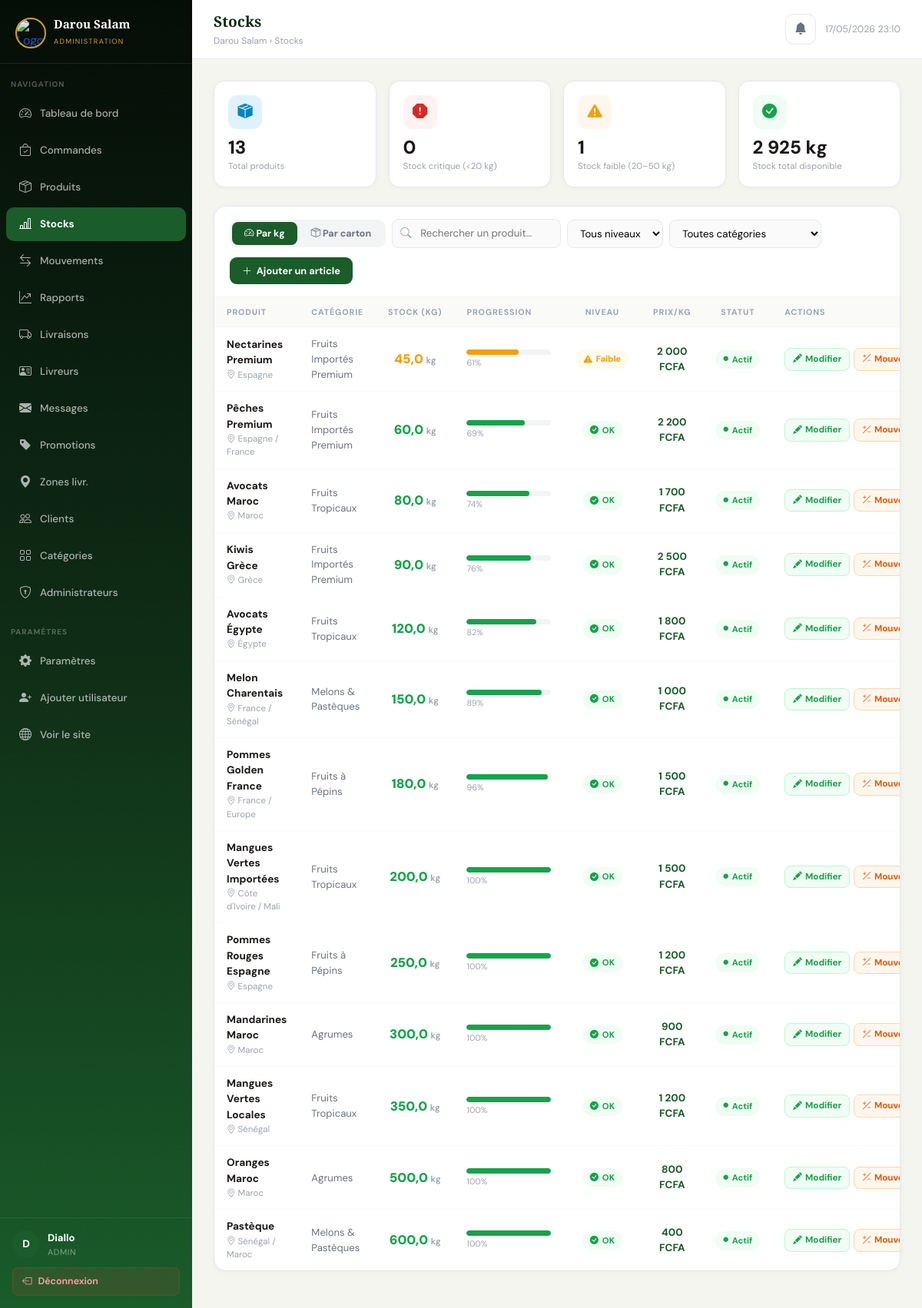
Screenshot of /admin/stocks (signed in) with the database file from the repository.
### tables this page shows
CREATE TABLE `produits` (
    `id`               INT UNSIGNED    NOT NULL AUTO_INCREMENT,
    `categorie_id`     INT UNSIGNED    NOT NULL,
    `nom`              VARCHAR(150)    NOT NULL,
    `slug`             VARCHAR(160)    NOT NULL UNIQUE,
    `description`      TEXT,
    `origine`          VARCHAR(100)    DEFAULT NULL,
    `prix_kg`          DECIMAL(10,0)   NOT NULL DEFAULT 0    COMMENT 'Prix en FCFA par kg',
    `prix_carton`      DECIMAL(10,0)   DEFAULT NULL          COMMENT 'Prix en FCFA par carton',
    `poids_carton_kg`  DECIMAL(6,2)    DEFAULT NULL          COMMENT 'Poids net d\'un carton en kg',
    `stock_kg`         DECIMAL(10,2)   NOT NULL DEFAULT 0,
    `stock_cartons`    INT UNSIGNED    NOT NULL DEFAULT 0,
    `unite_min_kg`     DECIMAL(5,2)    NOT NULL DEFAULT 1.00 COMMENT 'Quantité minimale de commande en kg',
    `image_principale` VARCHAR(255)    DEFAULT NULL,
    `images`           JSON            DEFAULT NULL          COMMENT 'Tableau JSON d\'URLs d\'images supplémentaires',
    `badge`            VARCHAR(50)     DEFAULT NULL          COMMENT 'Ex: Nouveau, Promo, Bio…',
    `saison`           VARCHAR(100)    DEFAULT NULL          COMMENT 'Période de disponibilité',
    `actif`            TINYINT(1)      NOT NULL DEFAULT 1,
    `created_at`       DATETIME        NOT NULL DEFAULT CURRENT_TIMESTAMP,
    PRIMARY KEY (`id`),
    KEY `fk_produit_categorie` (`categorie_id`),
    CONSTRAINT `fk_produit_categorie` FOREIGN KEY (`categorie_id`) REFERENCES `categories` (`id`) ON UPDATE CASCADE
);

CREATE TABLE `categories` (
    `id`          INT UNSIGNED    NOT NULL AUTO_INCREMENT,
    `nom`         VARCHAR(100)    NOT NULL,
    `slug`        VARCHAR(110)    NOT NULL UNIQUE,
    `description` TEXT,
    `icone`       VARCHAR(50)     DEFAULT NULL COMMENT 'Classe CSS ou emoji',
    `couleur`     VARCHAR(20)     DEFAULT '#28a745',
    `image`       VARCHAR(255)    DEFAULT NULL,
    `ordre`       TINYINT UNSIGNED NOT NULL DEFAULT 0,
    `actif`       TINYINT(1)      NOT NULL DEFAULT 1,
    PRIMARY KEY (`id`)
);

### src/Controllers/AdminController.php (called while the page is built, shortened)
<?php
class AdminController
{
    private function getDb(): Database
    {
        return Database::getInstance();
    }
    public function stocks(): void
    {
        $db = $this->getDb();
        $produits = $db->fetchAll("SELECT p.*, cat.nom as categorie_nom FROM produits p LEFT JOIN categories cat ON p.categorie_id = cat.id ORDER BY p.stock_kg ASC");
        require_once __DIR__ . '/../../views/admin/stocks.php';
    }
}

### src/Models/Database.php (called while the page is built, shortened)
<?php
class Database
{
    private static ?Database $instance = null;
    private PDO $pdo;
    private function __construct()
    {
        $dsn = 'mysql:host=' . DB_HOST . ';dbname=' . DB_NAME . ';charset=' . DB_CHARSET;
        $options = [
            PDO::ATTR_ERRMODE            => PDO::ERRMODE_EXCEPTION,
            PDO::ATTR_DEFAULT_FETCH_MODE => PDO::FETCH_ASSOC,
            PDO::ATTR_EMULATE_PREPARES   => false,
        ];
        try {
            $this->pdo = new PDO($dsn, DB_USER, DB_PASS, $options);
        } catch (PDOException $e) {
            die('Erreur de connexion à la base de données : ' . $e->getMessage());
        }
    }
    public static function getInstance(): Database
    {
        if (self::$instance === null) {
            self::$instance = new self();
        }
        return self::$instance;
    }
    public function query(string $sql, array $params = []): PDOStatement
    {
        $stmt = $this->pdo->prepare($sql);
        $stmt->execute($params);
        return $stmt;
    }
    public function fetchAll(string $sql, array $params = []): array
    {
        return $this->query($sql, $params)->fetchAll();
    }
}

### views/admin/stocks.php (the view, shortened to what this page needs)
<?php
require_once __DIR__ . '/layout.php';
$totalProduits  = count($produits);
$stockCritique  = count(array_filter($produits, fn($p) => $p['stock_kg'] < 20));
$stockFaible    = count(array_filter($produits, fn($p) => $p['stock_kg'] >= 20 && $p['stock_kg'] < 50));
$totalStockKg   = array_sum(array_column($produits, 'stock_kg'));
?>
<div class="stat-grid">
  <div class="stat-box">
    <div class="stat-box-icon" style="background:#e0f2fe;"><i class="bi bi-box-seam-fill" style="color:#0284c7;"></i></div>
    <div class="stat-box-val"><?= $totalProduits ?></div>
    <div class="stat-box-lbl">Total produits</div>
  </div>
  <div class="stat-box">
    <div class="stat-box-icon" style="background:#fef2f2;"><i class="bi bi-exclamation-octagon-fill" style="color:#dc2626;"></i></div>
    <div class="stat-box-val"><?= $stockCritique ?></div>
    <div class="stat-box-lbl">Stock critique (&lt;20 kg)</div>
  </div>
  <div class="stat-box">
    <div class="stat-box-icon" style="background:#fff7ed;"><i class="bi bi-exclamation-triangle-fill" style="color:#f59e0b;"></i></div>
    <div class="stat-box-val"><?= $stockFaible ?></div>
    <div class="stat-box-lbl">Stock faible (20–50 kg)</div>
  </div>
  <div class="stat-box">
    <div class="stat-box-icon" style="background:#f0fdf4;"><i class="bi bi-check-circle-fill" style="color:#16a34a;"></i></div>
    <div class="stat-box-val"><?= number_format($totalStockKg, 0, ',', ' ') ?> kg</div>
    <div class="stat-box-lbl">Stock total disponible</div>
  </div>
</div>
<div class="a-card">
  <div class="a-card-head" style="flex-wrap:wrap;gap:12px;">
    <div style="display:flex;align-items:center;gap:8px;flex-wrap:wrap;">
      <div style="display:flex;background:#f3f4f6;border-radius:10px;padding:3px;gap:2px;" id="vue-tabs">
        <button onclick="basculerVue('kg')" id="tab-kg"
          style="padding:6px 16px;border-radius:8px;border:none;font-size:.78rem;font-weight:700;cursor:pointer;font-family:inherit;background:var(--vert);color:#fff;transition:all .15s;">
          <i class="bi bi-speedometer2"></i> Par kg
        </button>
        <button onclick="basculerVue('carton')" id="tab-carton"
          style="padding:6px 16px;border-radius:8px;border:none;font-size:.78rem;font-weight:700;cursor:pointer;font-family:inherit;background:transparent;color:#6b7280;transition:all .15s;">
          <i class="bi bi-box-seam"></i> Par carton
        </button>
      </div>
      <div class="filter-wrap">
        <input type="search" id="searchStock" class="filter-input" placeholder="Rechercher un produit…" oninput="filterStockTable()">
      </div>
      <select class="filter-select" id="sel-niveau" onchange="filterStockTable()">
        <option value="">Tous niveaux</option>
      </select>
      <select class="filter-select" id="sel-cat" onchange="filterStockTable()">
        <option value="">Toutes catégories</option>
      </select>
    </div>
    <a href="<?= BASE_URL ?>?page=admin_produit_ajouter"
       style="display:inline-flex;align-items:center;gap:6px;padding:8px 16px;background:var(--vert);color:#fff;border-radius:9px;font-size:.8rem;font-weight:700;text-decoration:none;transition:background .15s;"
       onmouseover="this.style.background='var(--vert-l)'" onmouseout="this.style.background='var(--vert)'">
      <i class="bi bi-plus-lg"></i> Ajouter un article
    </a>
  </div>
  <div id="vue-kg" style="overflow-x:auto;">
    <table class="a-table" id="stockTableKg">
      <thead>
        <tr>
          <th>Produit</th>
          <th>Catégorie</th>
          <th style="text-align:center;">Stock (kg)</th>
          <th>Progression</th>
          <th style="text-align:center;">Niveau</th>
          <th style="text-align:center;">Prix/kg</th>
          <th style="text-align:center;">Statut</th>
          <th>Actions</th>
        </tr>
      </thead>
      <tbody>
        <?php foreach ($produits as $p):
          if ($p['stock_kg'] < 20) {
            $niveau = 'critique';
            $niveauColor = '#dc2626'; $niveauBg = '#fef2f2'; $niveauLib = 'Critique';
            $barColor = '#dc2626'; $barPct = max(2, ($p['stock_kg'] / 20) * 33);
          } elseif ($p['stock_kg'] < 50) {
            $niveau = 'faible';
            $niveauColor = '#f59e0b'; $niveauBg = '#fffbeb'; $niveauLib = 'Faible';
            $barColor = '#f59e0b'; $barPct = 33 + (($p['stock_kg'] - 20) / 30) * 34;
          } else {
            $niveau = 'ok';
            $niveauColor = '#16a34a'; $niveauBg = '#f0fdf4'; $niveauLib = 'OK';
            $barColor = '#16a34a'; $barPct = min(100, 67 + (($p['stock_kg'] - 50) / 150) * 33);
          }
        ?>
        <tr data-niveau="<?= $niveau ?>" data-cat="<?= htmlspecialchars($p['categorie_nom']??'') ?>" data-nom="<?= htmlspecialchars(strtolower($p['nom'])) ?>">
          <td>
            <div style="display:flex;align-items:center;gap:10px;">
              <div>
                <div style="font-weight:700;font-size:.85rem;color:#1c1917;"><?= htmlspecialchars($p['nom']) ?></div>
                <?php if($p['origine']): ?>
                <div style="font-size:.72rem;color:#9ca3af;"><i class="bi bi-geo-alt"></i> <?= htmlspecialchars($p['origine']) ?></div>
                <?php endif; ?>
              </div>
            </div>
          </td>
          <td style="font-size:.82rem;color:#6b7280;"><?= htmlspecialchars($p['categorie_nom']??'—') ?></td>
          <td style="text-align:center;">
            <span style="font-weight:900;font-size:1.05rem;color:<?= $niveauColor ?>;"><?= number_format($p['stock_kg'], 1, ',', ' ') ?></span>
            <span style="font-size:.72rem;color:#9ca3af;font-weight:600;"> kg</span>
          </td>
          <td style="width:140px;">
            <div style="background:#f3f4f6;border-radius:20px;height:7px;overflow:hidden;width:110px;">
              <div style="height:100%;width:<?= round($barPct) ?>%;background:<?= $barColor ?>;border-radius:20px;"></div>
            </div>
            <div style="font-size:.68rem;color:#9ca3af;margin-top:2px;"><?= round($barPct) ?>%</div>
          </td>
          <td style="text-align:center;">
            <span class="status-badge" style="color:<?= $niveauColor ?>;background:<?= $niveauBg ?>;">
              <?php if($niveau==='critique'): ?><i class="bi bi-exclamation-octagon-fill" style="font-size:.7rem;"></i>
              <?php elseif($niveau==='faible'): ?><i class="bi bi-exclamation-triangle-fill" style="font-size:.7rem;"></i>
              <?php else: ?><i class="bi bi-check-circle-fill" style="font-size:.7rem;"></i><?php endif; ?>
              <?= $niveauLib ?>
            </span>
          </td>
          <td style="text-align:center;font-weight:700;color:var(--vert);"><?= number_format($p['prix_kg'], 0, ',', ' ') ?> FCFA</td>
          <td style="text-align:center;">
            <?php if($p['actif']): ?>
            <span class="status-badge" style="color:#16a34a;background:#f0fdf4;"><i class="bi bi-circle-fill" style="font-size:.4rem;"></i> Actif</span>
            <?php else: ?>
            <span class="status-badge" style="color:#9ca3af;background:#f9fafb;"><i class="bi bi-circle-fill" style="font-size:.4rem;"></i> Inactif</span>
            <?php endif; ?>
          </td>
          <td><?= actionsBtns($p, BASE_URL) ?></td>
        </tr>
        <?php endforeach; ?>
      </tbody>
    </table>
  </div>
</div>
<?php
function actionsBtns(array $p, string $BASE_URL): string {
  $id = $p['id'];
  $nom = htmlspecialchars(json_encode($p['nom']), ENT_QUOTES);
  $stock = (float)$p['stock_kg'];
  return <<<HTML
<div style="display:flex;align-items:center;gap:5px;">
  <a href="{$BASE_URL}?page=admin_produit_modifier&id={$id}"
     style="display:inline-flex;align-items:center;gap:4px;padding:5px 10px;background:#f0fdf4;color:#16a34a;border-radius:8px;font-size:.73rem;font-weight:700;text-decoration:none;border:1px solid #bbf7d0;white-space:nowrap;"
     onmouseover="this.style.background='#16a34a';this.style.color='#fff'" onmouseout="this.style.background='#f0fdf4';this.style.color='#16a34a'">
    <i class="bi bi-pencil-fill"></i> Modifier
  </a>
  <button onclick="ouvrirMouvement({$id}, {$nom}, {$stock})"
     style="display:inline-flex;align-items:center;gap:4px;padding:5px 10px;background:#fff7ed;color:#ea580c;border-radius:8px;font-size:.73rem;font-weight:700;border:1px solid #fed7aa;cursor:pointer;font-family:inherit;white-space:nowrap;"
     onmouseover="this.style.background='#ea580c';this.style.color='#fff'" onmouseout="this.style.background='#fff7ed';this.style.color='#ea580c'">
    <i class="bi bi-plus-slash-minus"></i> Mouvement
  </button>
  <a href="{$BASE_URL}?page=admin_stock_mouvements&produit_id={$id}"
     style="display:inline-flex;align-items:center;gap:4px;padding:5px 10px;background:#f3f4f6;color:#6b7280;border-radius:8px;font-size:.73rem;font-weight:700;text-decoration:none;border:1px solid #e5e7eb;white-space:nowrap;"
     onmouseover="this.style.background='#374151';this.style.color='#fff'" onmouseout="this.style.background='#f3f4f6';this.style.color='#6b7280'">
    <i class="bi bi-clock-history"></i> Historique
  </a>
</div>
HTML;
}
?>
<?php require_once __DIR__ . '/layout_end.php'; ?>

### views/admin/layout.php (style rules this page uses)
:root { --vert:#1a5c2a;--vert-l:#2d8a42;--sombre:#0f2d16; --orange:#f97316;--or:#d4a017; --sidebar-w:250px;--font:'DM Sans',sans-serif; }
*,*::before,*::after { box-sizing:border-box;margin:0;padding:0; }
html,body { height:100%;font-family:var(--font);background:#f5f5f0;color:#1c1917; }
.a-card { background:#fff;border-radius:16px;border:1px solid #e5e7eb;box-shadow:0 1px 8px rgba(0,0,0,.04);overflow:hidden;margin-bottom:20px; }
.a-card-head { padding:16px 20px;border-bottom:1px solid #f3f4f6;display:flex;align-items:center;justify-content:space-between; }
.stat-grid { display:grid;grid-template-columns:repeat(4,1fr);gap:16px;margin-bottom:24px; }
.stat-box { background:#fff;border-radius:14px;padding:18px;border:1px solid #e5e7eb;box-shadow:0 1px 6px rgba(0,0,0,.04); }
.stat-box-icon { width:44px;height:44px;border-radius:12px;display:flex;align-items:center;justify-content:center;font-size:1.2rem;margin-bottom:12px; }
.stat-box-val { font-size:1.5rem;font-weight:800;color:#1c1917;line-height:1; }
.stat-box-lbl { font-size:.72rem;color:#9ca3af;margin-top:4px; }
.a-table { width:100%;border-collapse:collapse; }
.a-table th { font-size:.67rem;text-transform:uppercase;letter-spacing:.08em;color:#9ca3af;font-weight:700;padding:11px 16px;background:#fafaf9;border-bottom:1px solid #f3f4f6;white-space:nowrap; }
.a-table td { padding:12px 16px;border-bottom:1px solid #f9fafb;font-size:.84rem;vertical-align:middle; }
.a-table tr:last-child td { border-bottom:none; }
.status-badge { display:inline-flex;align-items:center;gap:5px;padding:4px 10px;border-radius:20px;font-size:.7rem;font-weight:700; }
.filter-input { padding:8px 12px 8px 36px;border:1.5px solid #e5e7eb;border-radius:9px;font-size:.83rem;font-family:var(--font);background:#fafafa;width:220px;transition:all .2s; }
.filter-wrap { position:relative; }
.filter-select { padding:8px 12px;border:1.5px solid #e5e7eb;border-radius:9px;font-size:.83rem;font-family:var(--font);background:#fafafa;cursor:pointer; }

### rows the page displays
produits: nom "Nectarines Premium", origine "Espagne", categorie.nom "Fruits Importés Premium", stock_kg "45,0", stock_kg "61", stock_kg "Faible", prix_kg "2 000", actif 1 (drawn)
produits: nom "Pêches Premium", origine "Espagne / France", categorie.nom "Fruits Importés Premium", stock_kg "60,0", stock_kg "69", stock_kg "OK", prix_kg "2 200", actif 1 (drawn)
produits: nom "Avocats Maroc", origine "Maroc", categorie.nom "Fruits Tropicaux", stock_kg "80,0", stock_kg "74", stock_kg "OK", prix_kg "1 700", actif 1 (drawn)
produits: nom "Kiwis Grèce", origine "Grèce", categorie.nom "Fruits Importés Premium", stock_kg "90,0", stock_kg "76", stock_kg "OK", prix_kg "2 500", actif 1 (drawn)
produits: nom "Avocats Égypte", origine "Égypte", categorie.nom "Fruits Tropicaux", stock_kg "120,0", stock_kg "82", stock_kg "OK", prix_kg "1 800", actif 1 (drawn)
produits: nom "Melon Charentais", origine "France / Sénégal", categorie.nom "Melons & Pastèques", stock_kg "150,0", stock_kg "89", stock_kg "OK", prix_kg "1 000", actif 1 (drawn)
produits: nom "Pommes Golden France", origine "France / Europe", categorie.nom "Fruits à Pépins", stock_kg "180,0", stock_kg "96", stock_kg "OK", prix_kg "1 500", actif 1 (drawn)
produits: nom "Mangues Vertes Importées", origine "Côte d'Ivoire / Mali", categorie.nom "Fruits Tropicaux", stock_kg "200,0", stock_kg "100", stock_kg "OK", prix_kg "1 500", actif 1 (drawn)
produits: nom "Pommes Rouges Espagne", origine "Espagne", categorie.nom "Fruits à Pépins", stock_kg "250,0", stock_kg "100", stock_kg "OK", prix_kg "1 200", actif 1 (drawn)
produits: nom "Mandarines Maroc", origine "Maroc", categorie.nom "Agrumes", stock_kg "300,0", stock_kg "100", stock_kg "OK", prix_kg "900", actif 1 (drawn)
produits: nom "Mangues Vertes Locales", origine "Sénégal", categorie.nom "Fruits Tropicaux", stock_kg "350,0", stock_kg "100", stock_kg "OK", prix_kg "1 200", actif 1 (drawn)
produits: nom "Oranges Maroc", origine "Maroc", categorie.nom "Agrumes", stock_kg "500,0", stock_kg "100", stock_kg "OK", prix_kg "800", actif 1 (drawn)
produits: nom "Pastèque", origine "Sénégal / Maroc", categorie.nom "Melons & Pastèques", stock_kg "600,0", stock_kg "100", stock_kg "OK", prix_kg "400", actif 1 (drawn)

### other values shown
substr($_SESSION['admin_nom']??'A',0,1) "D"
$_SESSION['admin_nom'] "Diallo"
$_SESSION['admin_role'] "ADMIN"
$pageTitle "Stocks"
$totalProduits "13"
$stockCritique "0"
$stockFaible "1"
$totalStockKg "2 925"
